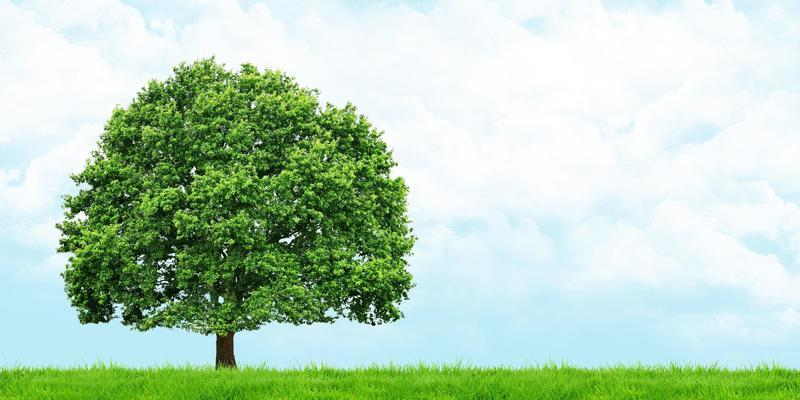
#> input picture Dat 5 assesment/tree.jpg, 800 x 400 px
$ python edge.py
#> lines starting #> are read from the running program, lines starting #| are printed output that depends on the picture; after the words box and inside, x2 and y2 are one past the last pixel; in counts of white or black regions, pixels touching at a corner belong together
import cv2
import matplotlib.pyplot as plt
img = cv2.imread("tree.jpg")
#> img is the input picture: shape (400, 800, 3); mean B, G, R 185.5, 209.4, 183

blur = cv2.blur(img,(15,15))
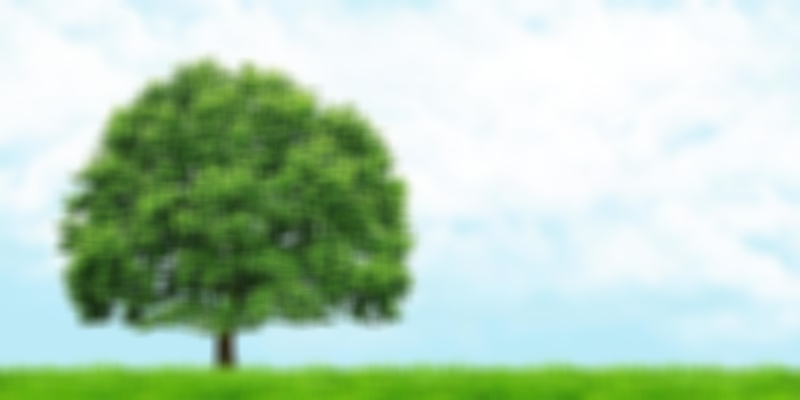
#> blur: shape (400, 800, 3); mean B, G, R 185.5, 209.4, 183
gaussian = cv2.GaussianBlur(img,(15,15),0)
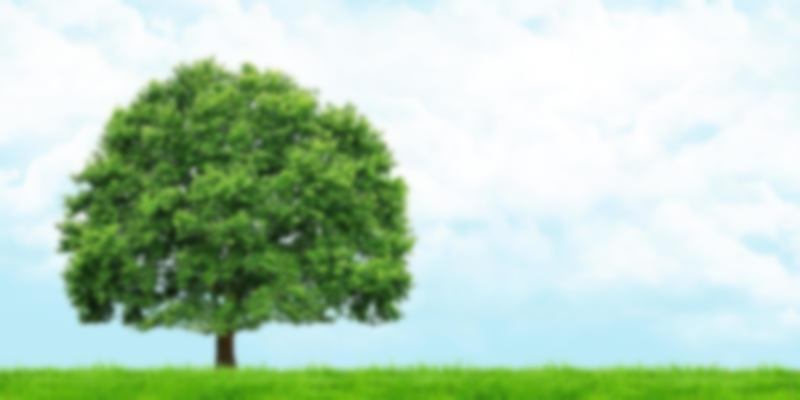
#> gaussian: shape (400, 800, 3); mean B, G, R 185.5, 209.4, 183
gray = cv2.cvtColor(img,cv2.COLOR_BGR2GRAY)
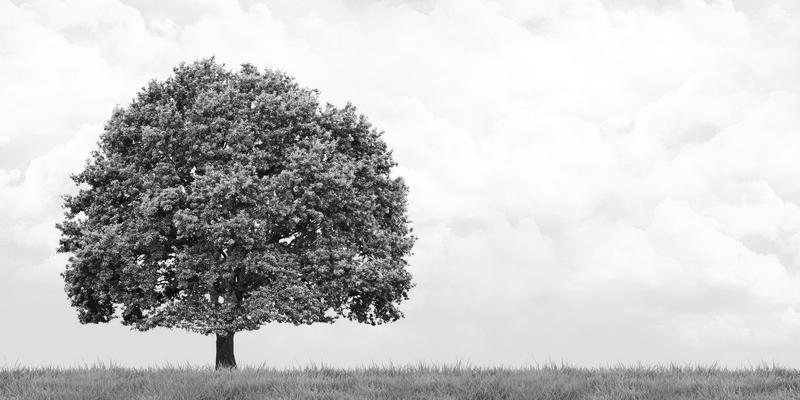
#> gray: shape (400, 800); min 2, max 255, mean 198.8
edges = cv2.Canny(gray,100,300)
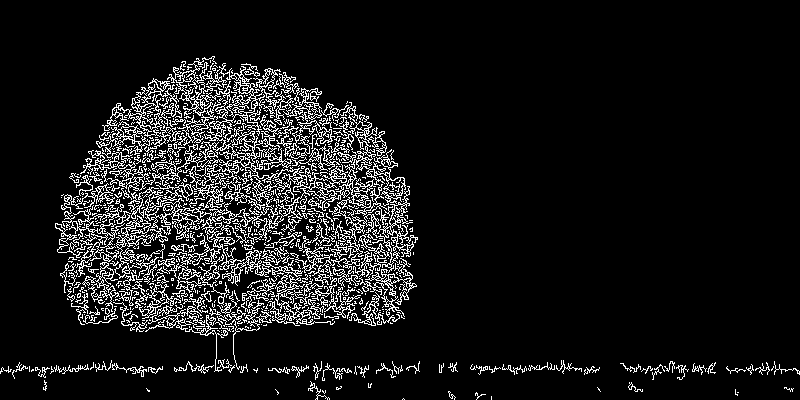
#> edges: shape (400, 800); 9.5% white in thin lines or dots, all inside (x1, y1, x2, y2) = (0, 56, 800, 400)
threshold, thresh = cv2.threshold(gray,0,255,cv2.THRESH_BINARY+cv2.THRESH_OTSU)
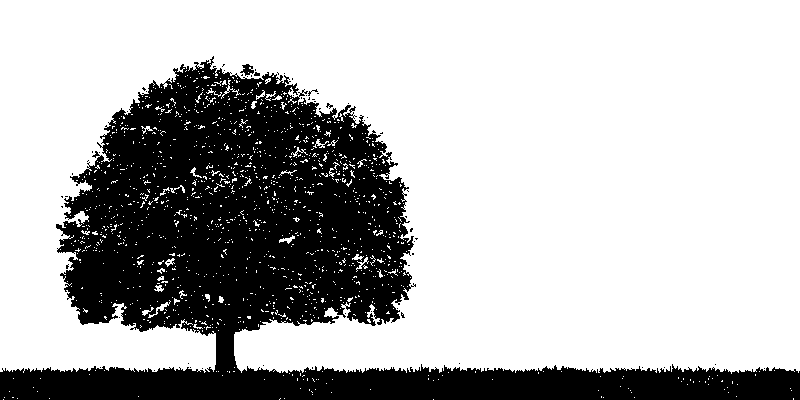
#> thresh: shape (400, 800); 70.8% white; 65 black regions (63 under 20 px), largest, box (x1, y1, x2, y2) and area: (0, 56, 800, 400) 93081, (240, 64, 254, 76) 91
#> threshold = 169

plt.imshow(cv2.cvtColor(edges,cv2.COLOR_BGR2RGB))
plt.show()
